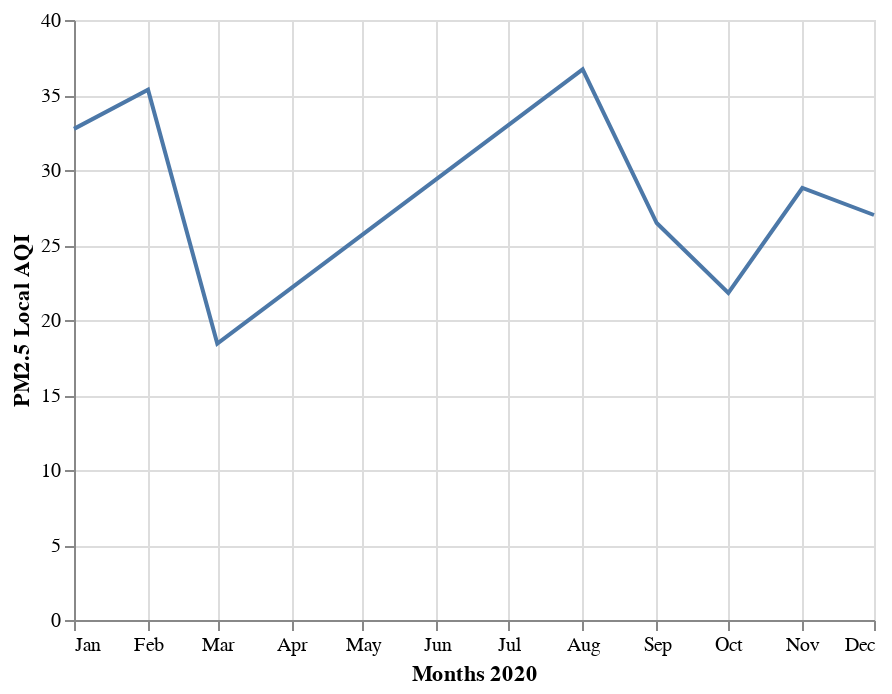

Notebook code for this chart:
### Code cell
pm25_local_2020 = pd.read_csv("../../data/final/epa_air_params/pm25_local_2020_avg_df.csv")
alt.Chart(pm25_local_2020).mark_line().encode(
    alt.X("month(date_month):T", title="Months 2020"),
    alt.Y("aqi", title="PM2.5 Local AQI")
)

### Figure 1 — Vega-Lite specification as saved in the notebook (floating-point values rounded to 4 significant figures)
{"config": {"view": {"continuousWidth": 400, "continuousHeight": 300}}, "data": {"name": "data-876a07c83189cb6ca5e5792530e047f0"}, "mark": "line", "encoding": {"x": {"type": "temporal", "field": "date_month", "timeUnit": "month", "title": "Months 2020"}, "y": {"type": "quantitative", "field": "aqi", "title": "PM2.5 Local AQI"}}, "$schema": "https://vega.github.io/schema/vega-lite/v4.8.1.json", "datasets": {"data-876a07c83189cb6ca5e5792530e047f0": [{"date_month": "2020-01-01", "aqi": 32.74, "arithmetic_mean": 7.859, "units_of_measure": "Micrograms/cubic meter (LC)", "parameter": "PM2.5 - Local Conditions", "year": 2020, "month": 1}, {"date_month": "2020-12-01", "aqi": 27.0, "arithmetic_mean": 6.84, "units_of_measure": "Micrograms/cubic meter (LC)", "parameter": "PM2.5 - Local Conditions", "year": 2020, "month": 12}, {"date_month": "2020-09-01", "aqi": 26.47, "arithmetic_mean": 6.42, "units_of_measure": "Micrograms/cubic meter (LC)", "parameter": "PM2.5 - Local Conditions", "year": 2020, "month": 9}, {"date_month": "2020-03-01", "aqi": 18.43, "arithmetic_mean": 4.429, "units_of_measure": "Micrograms/cubic meter (LC)", "parameter": "PM2.5 - Local Conditions", "year": 2020, "month": 3}, {"date_month": "2020-10-01", "aqi": 21.8, "arithmetic_mean": 5.207, "units_of_measure": "Micrograms/cubic meter (LC)", "parameter": "PM2.5 - Local Conditions", "year": 2020, "month": 10}, {"date_month": "2020-02-01", "aqi": 35.35, "arithmetic_mean": 8.683, "units_of_measure": "Micrograms/cubic meter (LC)", "parameter": "PM2.5 - Local Conditions", "year": 2020, "month": 2}, {"date_month": "2020-08-01", "aqi": 36.71, "arithmetic_mean": 8.843, "units_of_measure": "Micrograms/cubic meter (LC)", "parameter": "PM2.5 - Local Conditions", "year": 2020, "month": 8}, {"date_month": "2020-11-01", "aqi": 28.8, "arithmetic_mean": 7.18, "units_of_measure": "Micrograms/cubic meter (LC)", "parameter": "PM2.5 - Local Conditions", "year": 2020, "month": 11}]}}
